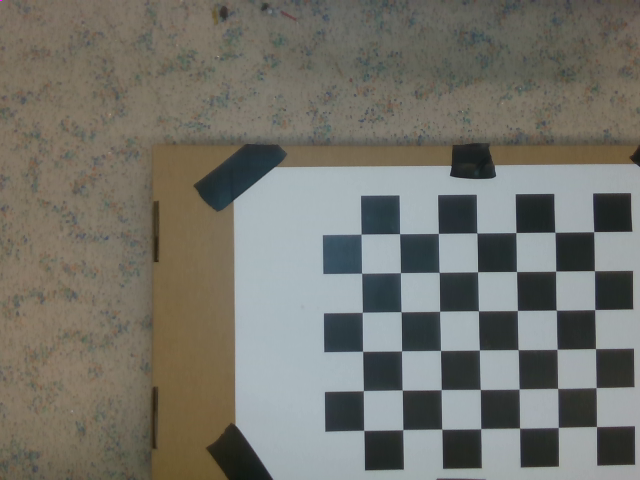
#> input picture suii_vision/scripts/camera_calibration/calibration_0.png, 640 x 480 px; its folder holds only this picture in this run
$ python camera_calibration.py
#> lines starting #> are read from the running program, lines starting #| are printed output that depends on the picture; after the words box and inside, x2 and y2 are one past the last pixel; in counts of white or black regions, pixels touching at a corner belong together; long printed decimals are rounded
#!/usr/bin/env python

#https://opencv-python-tutroals.readthedocs.io/en/latest/py_tutorials/py_calib3d/py_calibration/py_calibration.html#goal


import numpy as np
import cv2
import glob
import yaml
import json

# termination criteria
criteria = (cv2.TERM_CRITERIA_EPS + cv2.TERM_CRITERIA_MAX_ITER, 30, 0.001)

# prepare object points, like (0,0,0), (1,0,0), (2,0,0) ....,(6,5,0)
objp = np.zeros((6*7,3), np.float32)
objp[:,:2] = np.mgrid[0:7,0:6].T.reshape(-1,2)

# Arrays to store object points and image points from all the images.
objpoints = [] # 3d point in real world space
imgpoints = [] # 2d points in image plane.
mtx2 = []

images = glob.glob('*.png')
count = 0

for fname in images:
    print("img {}".format(count))
    count = count + 1
    img = cv2.imread(fname)
#> img is the input picture: shape (480, 640, 3); mean B, G, R 107.5, 115, 115.5
    gray = cv2.cvtColor(img,cv2.COLOR_BGR2GRAY)
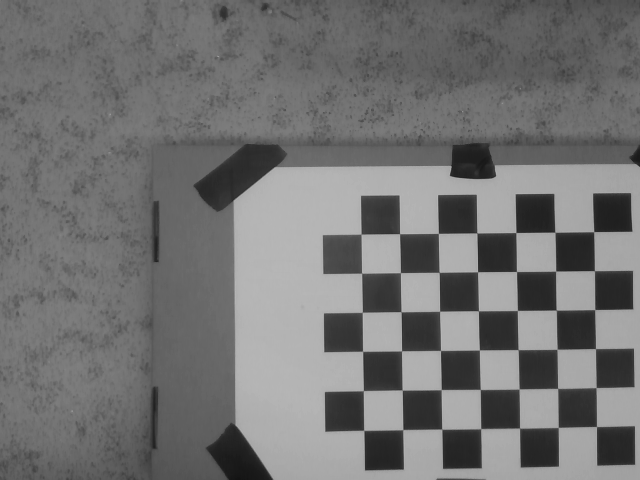
#> gray: shape (480, 640); min 19, max 185, mean 114.2

    # Find the chess board corners
    ret, corners = cv2.findChessboardCorners(gray, (7,6),None)
#> ret = True; corners = 42 rows, first 8: [596.5, 426.5], [558.3, 427.4], [519.5, 428], [480.8, 428.6], [441.7, 429.1], [402.9, 429.5], [363.7, 430.4], [596.2, 387.5]

    # If found, add object points, image points (after refining them)
    if ret == True:
        objpoints.append(objp)

        corners2 = cv2.cornerSubPix(gray,corners,(11,11),(-1,-1),criteria)
#> corners2 = 42 rows, first 8: [596.5, 426.6], [558.2, 427.5], [519.6, 428.2], [480.7, 428.7], [441.7, 429.2], [402.7, 429.7], [363.7, 430.4], [596.1, 387.6]
        imgpoints.append(corners2)

        # Draw and display the corners
        img = cv2.drawChessboardCorners(img, (7,6), corners2,ret)
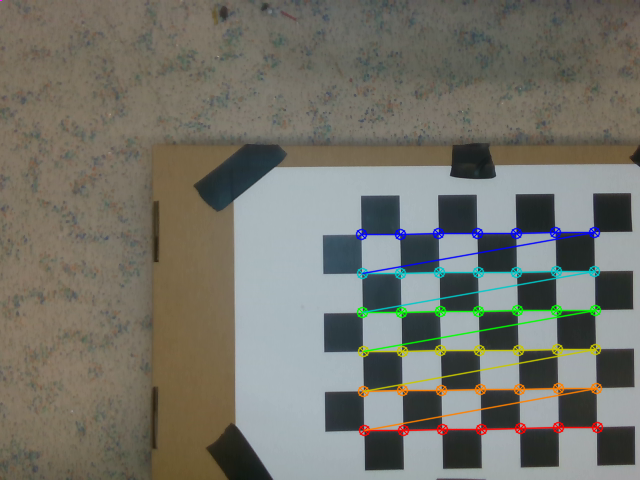
#> img: shape (480, 640, 3); 3.59% of pixels changed, all inside (x1, y1, x2, y2) = (355, 226, 604, 437)
        #cv2.imshow('img',img)
        #cv2.waitKey(5)


        ret, mtx, dist, rvecs, tvecs = cv2.calibrateCamera(objpoints, imgpoints, gray.shape[::-1],None,None)
#> ret = 0.156; mtx = [[4853.2, 0, 362], [0, 4880.3, 234.2], [0, 0, 1]]; dist = [[7.74, -1374.4, -0.023, -0.0421, -13.75]]; rvecs = ([-0.102, 0.139, 3.12],); tvecs = ([6.04, 4.92, 125],)
        mtx2 = mtx
#> mtx2 = [[4853.2, 0, 362], [0, 4880.3, 234.2], [0, 0, 1]]


print(mtx)
#| [[4.85321160e+03 0.00000000e+00 3.61952477e+02]
#|  [0.00000000e+00 4.88034293e+03 2.34174852e+02]
#|  [0.00000000e+00 0.00000000e+00 1.00000000e+00]]
print("---")
print(dist)
#| [[ 7.73760745e+00 -1.37444906e+03 -2.30450089e-02 -4.21051024e-02
#|   -1.37518820e+01]]
print("---")


np.savez("mtx.npz", mtx=mtx)
np.savez("dist.npz", dist=dist)

cv2.destroyAllWindows()

$ run again, on suii_vision/scripts/camera_calibration/calibration_12.png
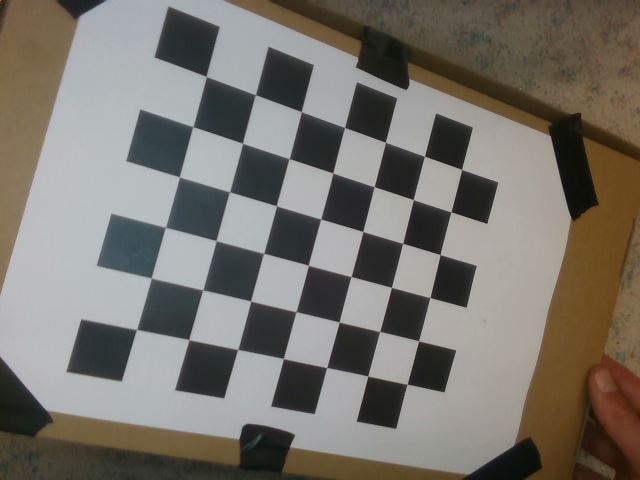
#> input picture suii_vision/scripts/camera_calibration/calibration_12.png, 640 x 480 px
#> img is the input picture: shape (480, 640, 3); mean B, G, R 108, 115.6, 119.6
#> `gray = cv2.cvtColor(img,cv2.COLOR_BGR2GRAY)`:
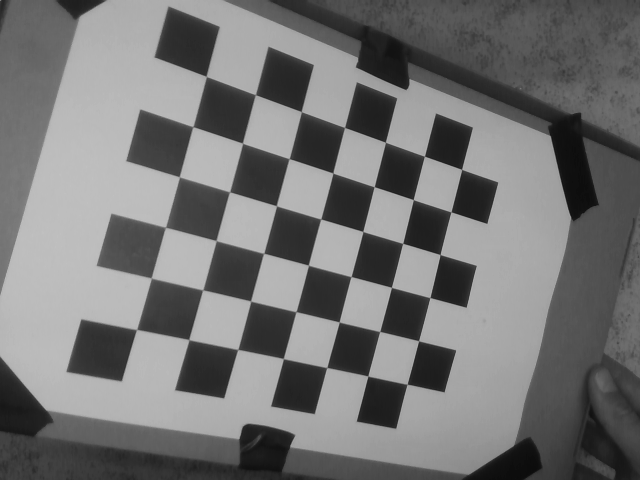
#> gray: shape (480, 640); min 12, max 193, mean 115.8
#> `ret, corners = cv2.findChessboardCorners(gray, (7,6),None)`: ret = True; corners = 42 rows, first 8: [206, 76.05], [255.6, 94.15], [301.3, 111.1], [344.8, 127.2], [385.4, 142.1], [424.6, 156.2], [461.5, 169.2], [192.9, 126.3]
#> corners2 = 42 rows, first 8: [206.2, 76.43], [255.4, 94.67], [301.3, 111.7], [344.5, 127.4], [385.4, 142.3], [424.4, 156.2], [461.6, 169.4], [192.9, 126.6]
#> `img = cv2.drawChessboardCorners(img, (7,6), corners2,ret)`:
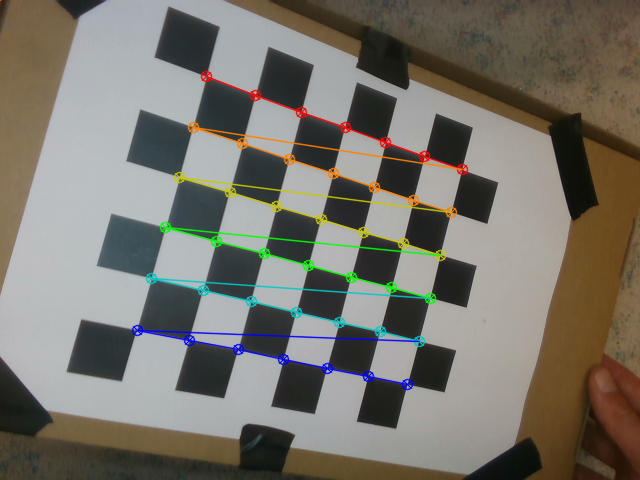
#> img: shape (480, 640, 3); 3.99% of pixels changed, all inside (x1, y1, x2, y2) = (131, 70, 469, 391)
#> `ret, mtx, dist, rvecs, tvecs = cv2.calibrateCamera(objpoints, imgpoint..`: ret = 0.213; mtx = [[964.9, 0, 339.1], [0, 906.6, 264.7], [0, 0, 1]]; dist = [[-0.444, 17.04, -0.00111, -0.0106, -138.9]]; rvecs = ([-0.00762, -0.52, 0.254],); tvecs = ([-2.4, -3.62, 17.6],)
#> mtx2 = [[964.9, 0, 339.1], [0, 906.6, 264.7], [0, 0, 1]]
#| [[964.925   0.         339.124]
#|  [  0.         906.562 264.709]
#|  [  0.           0.           1.        ]]
#| [[-4.44334377e-01  1.70434650e+01 -1.10574831e-03 -1.06291919e-02
#|   -1.38926927e+02]]

$ run again, on suii_vision/scripts/camera_calibration/calibration_13.png
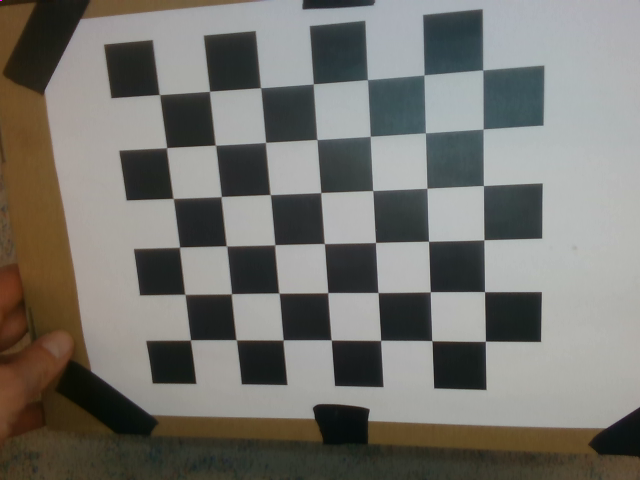
#> input picture suii_vision/scripts/camera_calibration/calibration_13.png, 640 x 480 px
#> img is the input picture: shape (480, 640, 3); mean B, G, R 110.1, 115.7, 117.1
#> `gray = cv2.cvtColor(img,cv2.COLOR_BGR2GRAY)`:
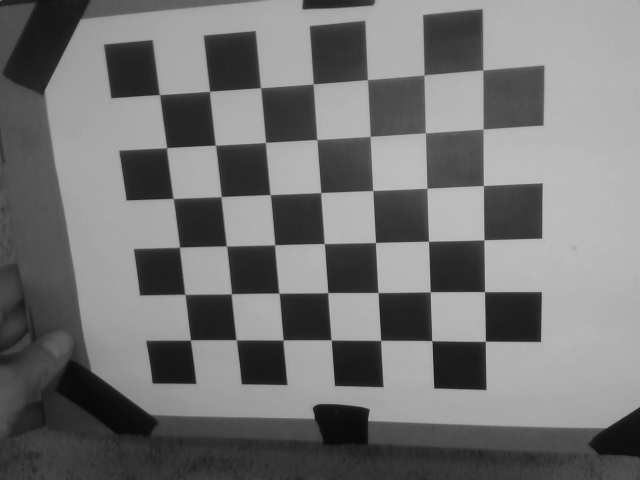
#> gray: shape (480, 640); min 9, max 192, mean 115.4
#> `ret, corners = cv2.findChessboardCorners(gray, (7,6),None)`: ret = True; corners = 42 rows, first 8: [158.5, 94.22], [209.7, 90.39], [260.4, 87.36], [312.9, 83.34], [367.5, 79.32], [423.7, 74.71], [483.1, 69.73], [166.7, 147.3]
#> corners2 = 42 rows, first 8: [159.4, 94.6], [209.5, 91.29], [260.5, 87.68], [313.3, 83.91], [367.4, 79.59], [424.1, 74.89], [482.7, 69.83], [166.5, 147.7]
#> `img = cv2.drawChessboardCorners(img, (7,6), corners2,ret)`:
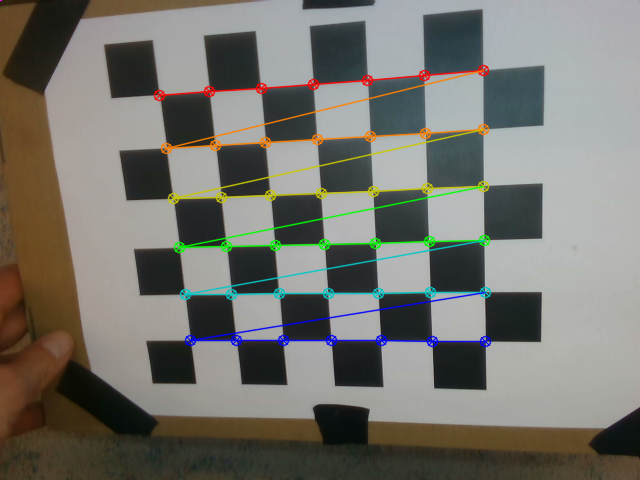
#> img: shape (480, 640, 3); 4.41% of pixels changed, all inside (x1, y1, x2, y2) = (153, 64, 492, 348)
#> `ret, mtx, dist, rvecs, tvecs = cv2.calibrateCamera(objpoints, imgpoint..`: ret = 0.16; mtx = [[569.2, 0, 320.8], [0, 575.6, 215.3], [0, 0, 1]]; dist = [[0.00267, 1.32, -0.00553, -0.00142, -6.27]]; rvecs = ([0.21, 0.175, -0.0521],); tvecs = ([-3.09, -2.28, 11.04],)
#> mtx2 = [[569.2, 0, 320.8], [0, 575.6, 215.3], [0, 0, 1]]
#| [[569.216   0.         320.829]
#|  [  0.         575.584 215.335]
#|  [  0.           0.           1.        ]]
#| [[ 2.67454730e-03  1.31998415e+00 -5.52525262e-03 -1.42195909e-03
#|   -6.27013020e+00]]

$ run again, on suii_vision/scripts/camera_calibration/calibration_14.png
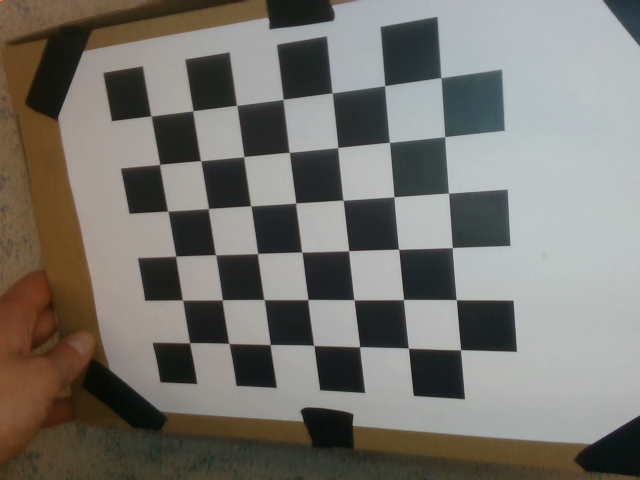
#> input picture suii_vision/scripts/camera_calibration/calibration_14.png, 640 x 480 px
#> img is the input picture: shape (480, 640, 3); mean B, G, R 110.5, 116.8, 119.4
#> `gray = cv2.cvtColor(img,cv2.COLOR_BGR2GRAY)`:
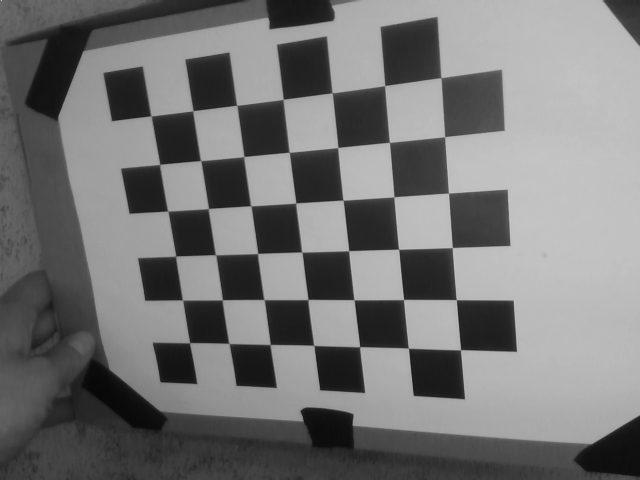
#> gray: shape (480, 640); min 6, max 196, mean 116.8
#> `ret, corners = cv2.findChessboardCorners(gray, (7,6),None)`: ret = True; corners = 42 rows, first 8: [150.2, 115.3], [193.4, 110.5], [236.3, 104.9], [283.4, 98.66], [332, 92.55], [385, 85.27], [440.8, 77.81], [160, 163.6]
#> corners2 = 42 rows, first 8: [150.9, 115.9], [192.9, 110.8], [236.7, 105.3], [283.2, 99.37], [332.1, 92.8], [384.6, 85.64], [440.9, 77.6], [159.6, 164.4]
#> `img = cv2.drawChessboardCorners(img, (7,6), corners2,ret)`:
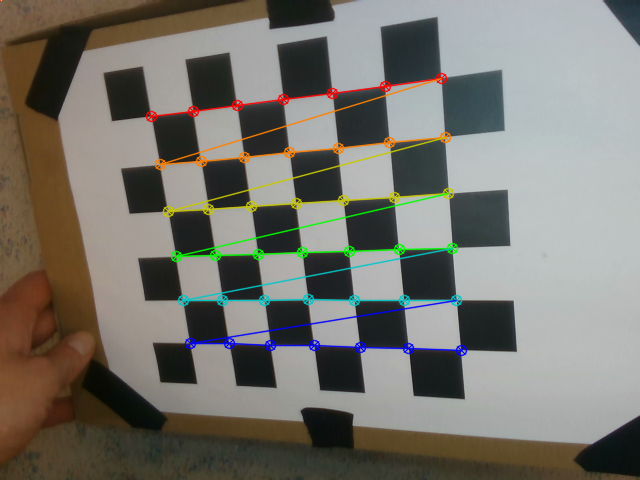
#> img: shape (480, 640, 3); 4.08% of pixels changed, all inside (x1, y1, x2, y2) = (145, 72, 468, 357)
#> `ret, mtx, dist, rvecs, tvecs = cv2.calibrateCamera(objpoints, imgpoint..`: ret = 0.173; mtx = [[755.7, 0, 378.6], [0, 702.7, 314.9], [0, 0, 1]]; dist = [[0.326, -1.8, 0.0154, 0.0198, 5.73]]; rvecs = ([0.253, 0.419, -0.0445],); tvecs = ([-4.49, -4.22, 14.91],)
#> mtx2 = [[755.7, 0, 378.6], [0, 702.7, 314.9], [0, 0, 1]]
#| [[755.694   0.         378.639]
#|  [  0.         702.714  314.909]
#|  [  0.           0.           1.        ]]
#| [[ 0.3261 -1.804  0.01544  0.01977  5.728 ]]

$ run again, on suii_vision/scripts/camera_calibration/calibration_1.png
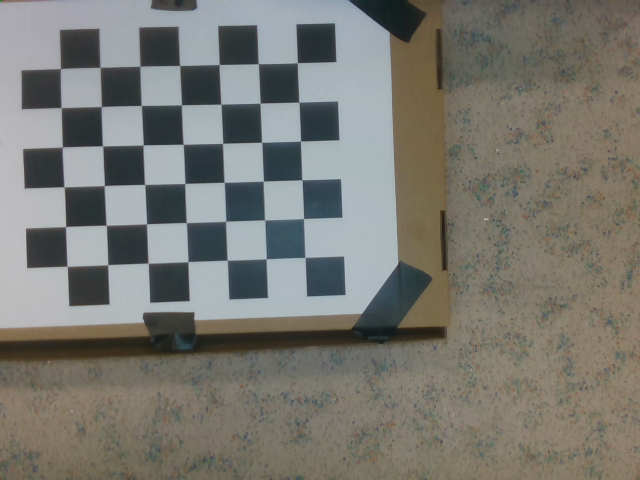
#> input picture suii_vision/scripts/camera_calibration/calibration_1.png, 640 x 480 px
#> img is the input picture: shape (480, 640, 3); mean B, G, R 113, 119.7, 120.4
#> `gray = cv2.cvtColor(img,cv2.COLOR_BGR2GRAY)`:
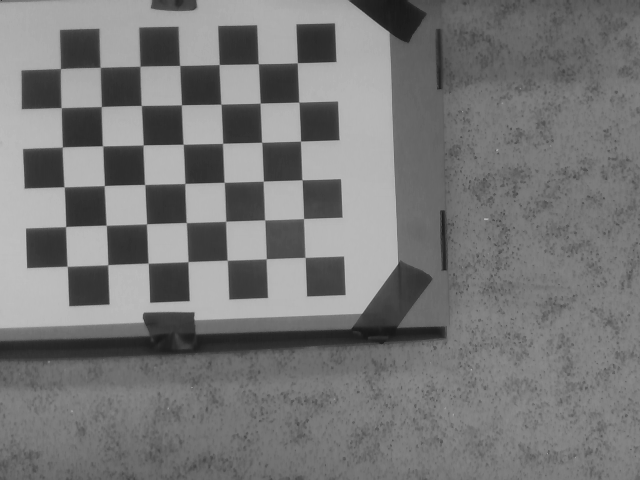
#> gray: shape (480, 640); min 22, max 192, mean 119.1
#> `ret, corners = cv2.findChessboardCorners(gray, (7,6),None)`: ret = True; corners = 42 rows, first 8: [305.2, 257.4], [266.3, 258.7], [227.2, 260.2], [188, 261.6], [148.1, 263.1], [107.8, 264.6], [67.1, 266.3], [303.6, 218.5]
#> corners2 = 42 rows, first 8: [305.1, 257.4], [266.2, 258.8], [227.2, 260.3], [187.9, 261.7], [148.2, 263.2], [107.7, 264.7], [67.17, 266.3], [303.5, 218.6]
#> `img = cv2.drawChessboardCorners(img, (7,6), corners2,ret)`:
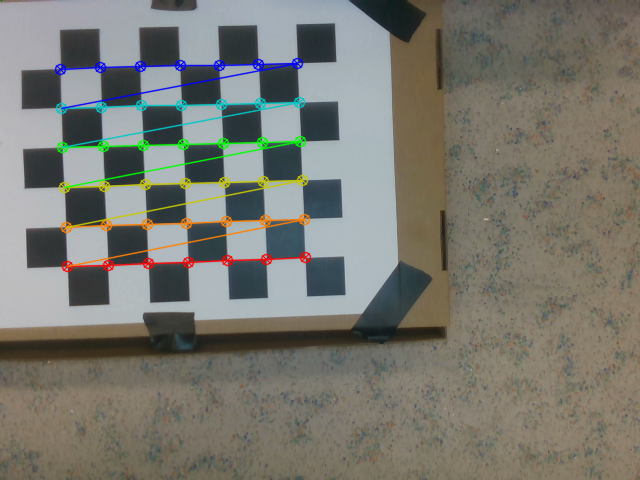
#> img: shape (480, 640, 3); 3.64% of pixels changed, all inside (x1, y1, x2, y2) = (54, 57, 312, 273)
#> `ret, mtx, dist, rvecs, tvecs = cv2.calibrateCamera(objpoints, imgpoint..`: ret = 0.16; mtx = [[2374.2, 0, 255.9], [0, 2320.6, 230.2], [0, 0, 1]]; dist = [[2.52, -175.8, -0.00277, -0.00268, -2108.1]]; rvecs = ([-0.307, 0.0374, 3.09],); tvecs = ([1.24, 0.7, 60.02],)
#> mtx2 has the same summary as mtx
#| [[2.37423723e+03 0.00000000e+00 2.55912258e+02]
#|  [0.00000000e+00 2.32063594e+03 2.30202296e+02]
#|  [0.00000000e+00 0.00000000e+00 1.00000000e+00]]
#| [[ 2.52110892e+00 -1.75849402e+02 -2.77202919e-03 -2.67823899e-03
#|   -2.10808740e+03]]
